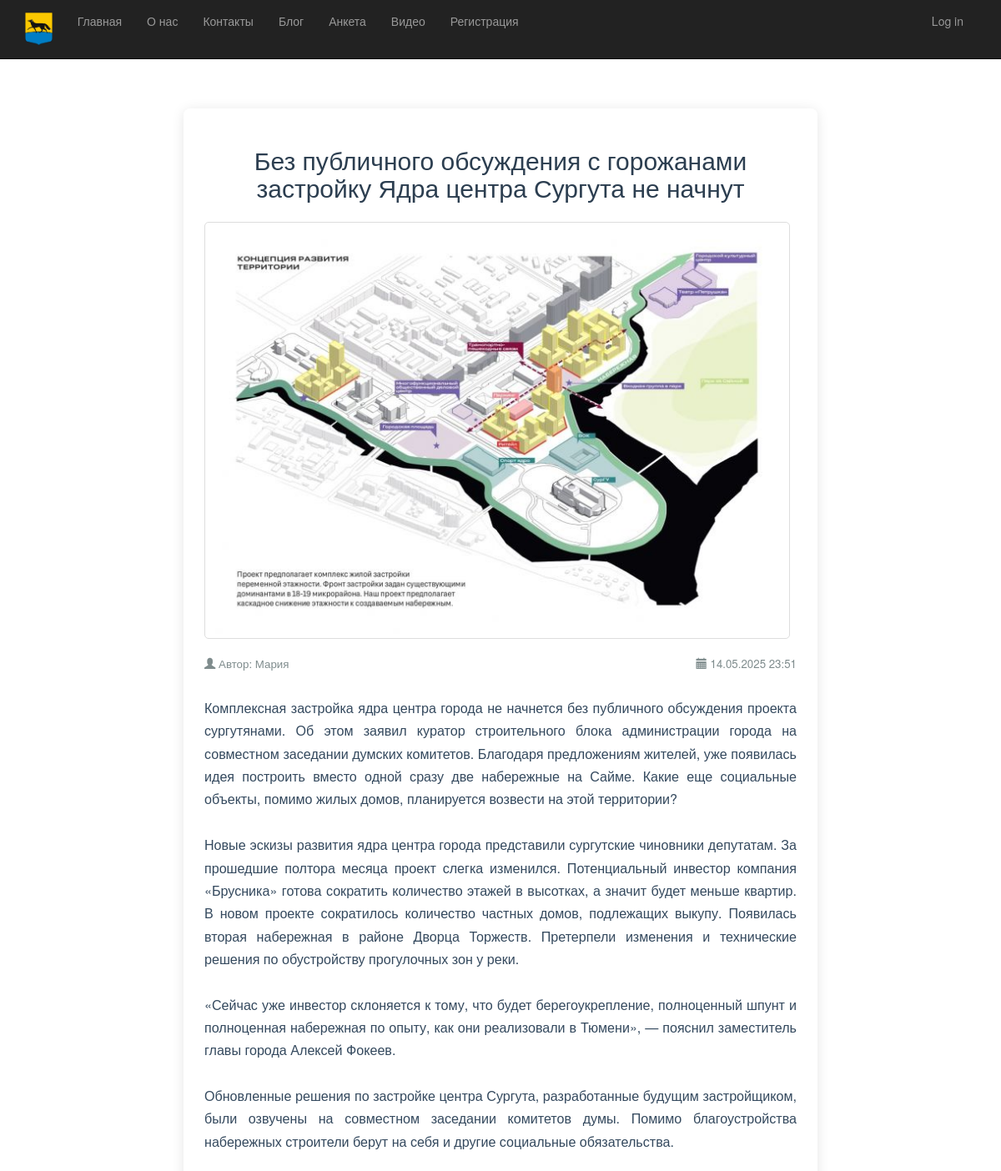
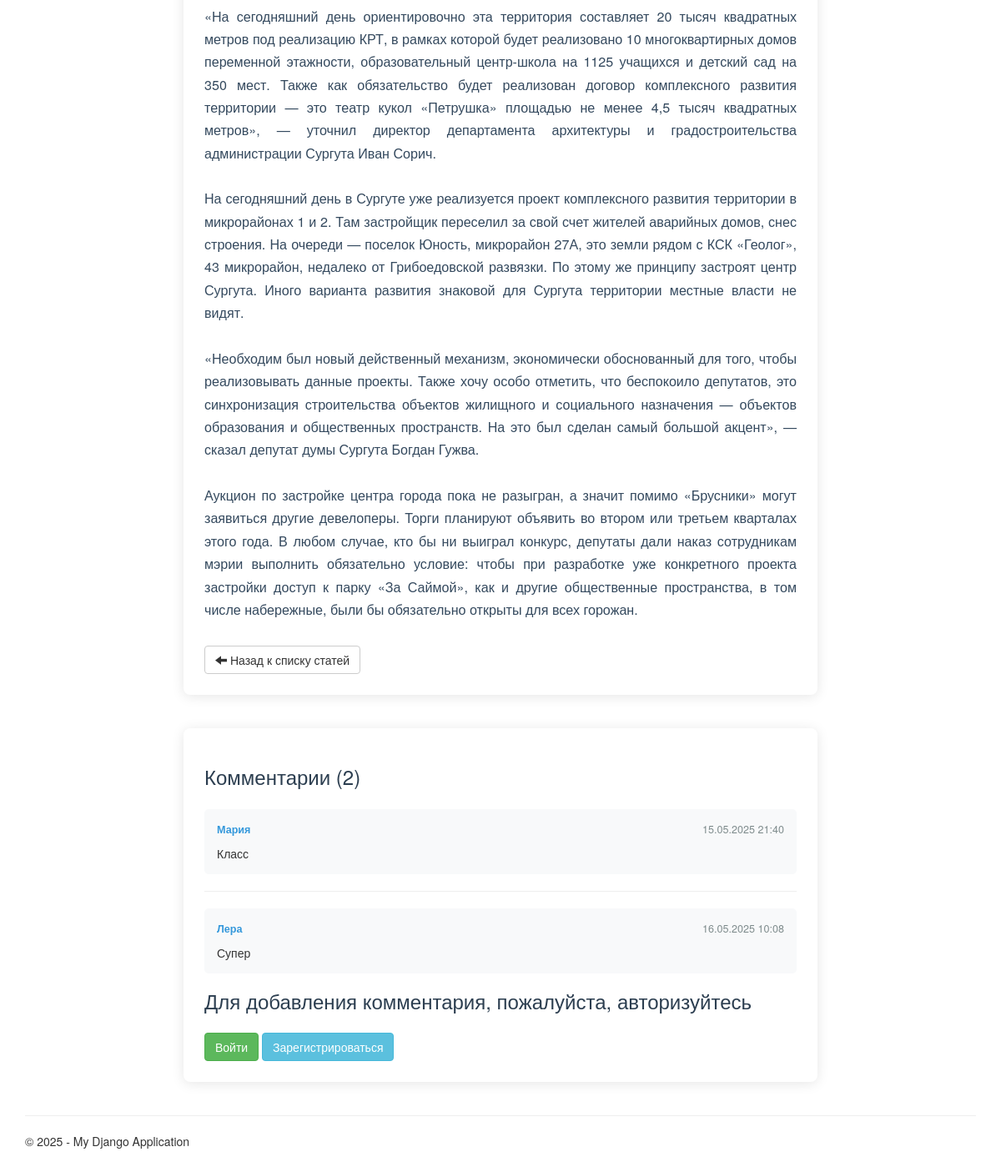
Page /blog/3/ on the committed database (2 pictures, top to bottom).
### app/models.py (models this page shows, shortened)
class Blog(models.Model):
    title = models.CharField(
        max_length=100,
        unique_for_date="posted",
        verbose_name="Заголовок"
    )
    description = models.TextField(verbose_name="Краткое содержание")
    content = models.TextField(verbose_name="Полное содержание")
    posted = models.DateTimeField(
        default=datetime.now,
        db_index=True,
        verbose_name="Дата публикации"
    )
    author = models.ForeignKey(
        User,
        null=True,
        blank=True,
        on_delete=models.SET_NULL,
        verbose_name="Автор"
    )
    image = models.ImageField(
        upload_to='app/content/blog_images/',
        default='app/content/blog_default.jpg',
        verbose_name="Изображение статьи",
        help_text="Рекомендуемый размер: 1200x800px"
    )
    class Meta:
        db_table = "Posts"
        ordering = ["-posted"]
        verbose_name = "статья блога"
        verbose_name_plural = "статьи блога"

class Comment(models.Model):
    text = models.TextField(verbose_name="Текст комментария")
    date = models.DateTimeField(default=datetime.now, db_index=True, verbose_name="Дата комментария")
    author = models.ForeignKey(User, on_delete=models.CASCADE, verbose_name="Автор комментария")
    post = models.ForeignKey(Blog, on_delete=models.CASCADE, verbose_name="Статья комментария")
    class Meta:
        db_table = "Comments"
        verbose_name = "комментарий"
        verbose_name_plural = "комментарии"
        ordering = ["date"]

### app/views.py (the view)
# urls.py: path('blog/<int:pk>/', app.views.blogpost, name='blogpost'),
def blogpost(request, pk):
    post = get_object_or_404(Blog, id=pk)
    comments = Comment.objects.filter(post=post).order_by('date')
    if request.method == "POST" and request.user.is_authenticated:
        form = CommentForm(request.POST)
        if form.is_valid():
            comment = form.save(commit=False)
            comment.post = post
            comment.author = request.user
            comment.save()
            return redirect('blogpost', pk=post.id)
    else:
        form = CommentForm()
    return render(
        request,
        'app/blogpost.html',
        {
            'post': post,
            'comments': comments,
            'form': form,
            'year': datetime.now().year,
        }
    )

### app/templates/app/blogpost.html (shortened to what this page needs)
{% extends "app/layout.html" %}
{% load static %}
{% block content %}
<div class="article-container">
    <div class="article-detail">
        <h2 class="article-title">{{ post.title }}</h2>
        {% if post.image and post.image.url != '/media/temp.jpg' %}
        <div class="article-image">
            <img src="{{ post.image.url }}"
                 alt="{{ post.title }}"
                 class="img-responsive"
                 style="max-width: 100%; height: auto; margin: 20px 0; border-radius: 5px;">
        </div>
        {% endif %}
        <div class="article-meta">
            <p class="article-author">
                <span class="glyphicon glyphicon-user"></span>
                Автор: {{ post.author.username }}
            </p>
            <p class="article-date">
                <span class="glyphicon glyphicon-calendar"></span>
                {{ post.posted|date:"d.m.Y H:i" }}
            </p>
        </div>
        <div class="article-content">
            {{ post.content|linebreaksbr }}
        </div>
        <div class="article-footer">
            <a href="{% url 'blog' %}" class="btn btn-default">
                <span class="glyphicon glyphicon-arrow-left"></span> Назад к списку статей
            </a>
        </div>
    </div>
    <div class="comments-section">
        <h3> Комментарии ({{ comments.count }})</h3>
        {% if comments %}
        <div class="comments-list">
            {% for comment in comments %}
            <div class="comment-item">
                <div class="comment-header">
                    <span class="comment-author"> {{ comment.author }}</span>
                    <span class="comment-date"> {{ comment.date|date:"d.m.Y H:i" }}</span>
                </div>
                <div class="comment-text">
                    {{ comment.text|linebreaksbr }}
                </div>
            </div>
            {% if not forloop.last %}<hr class="comment-divider">{% endif %}
            {% endfor %}
        </div>
        {% else %}
        <div class="no-comments">
            <p>Пока нет комментариев. Будьте первым!</p>
        </div>
        {% endif %}
        {% if user.is_authenticated %}
        <div class="comment-form">
            <h3><i class="fas fa-comment-dots"></i> Добавить комментарий:</h3>
            <form method="POST">
                {% csrf_token %}
                <div class="form-group">
                    <textarea name="{{ form.text.name }}"
                              class="form-control"
                              rows="4"
                              placeholder="Введите ваш комментарий...">{{ form.text.value|default:'' }}</textarea>
                </div>
                <button type="submit" class="btn btn-primary">
                    <i class="fas fa-paper-plane"></i> Отправить комментарий
                </button>
            </form>
        </div>
        {% else %}
        <div class="auth-alert">
            <h3> Для добавления комментария, пожалуйста, авторизуйтесь</h3>
            <a href="{% url 'login' %}" class="btn btn-success">
                 Войти
            </a>
            <a href="{% url 'registration' %}" class="btn btn-info">
                 Зарегистрироваться
            </a>
        </div>
        {% endif %}
    </div>
</div>
{% endblock %}

### app/templates/app/layout.html (shortened to what this page needs)
<!DOCTYPE html>
<html>
<head>
    {% load static %}
    <link rel="stylesheet" type="text/css" href="{% static 'app/content/bootstrap.min.css' %}" />
    <link rel="stylesheet" type="text/css" href="{% static 'app/content/site.css' %}" />
</head>
<body>
    <div class="navbar navbar-inverse navbar-fixed-top">
        <div class="container">
            <div class="navbar-header">
                <a href="/" class="navbar-brand">
                    <img src="{% static 'app/content/logo.png' %}" alt="logo" style="height: 40px;">
                </a>
            </div>
            <div class="navbar-collapse collapse">
                <ul class="nav navbar-nav">
                    <li><a href="{% url 'home' %}">Главная</a></li>
                    <li><a href="{% url 'about' %}">О нас</a></li>
                    <li><a href="{% url 'contact' %}">Контакты</a></li>
                    <li><a href="{% url 'blog' %}">Блог</a></li>
                    <li><a href="{% url 'anketa' %}">Анкета</a></li>
                    <li><a href="{% url 'videopost' %}">Видео</a></li>
                    {% if not user.is_authenticated %}
                    <li><a href="{% url 'registration' %}">Регистрация</a></li>
                    {% endif %}
                </ul>
                {% include 'app/loginpartial.html' %}
            </div>
        </div>
    </div>
    <div class="container body-content">
        {% block content %}{% endblock %}
        <hr />
        <footer>
            <p>&copy; {{ year }} - My Django Application</p>
        </footer>
    </div>
</body>
</html>

### app/templates/app/loginpartial.html
{% if user.is_authenticated %}
<form id="logoutForm" action="/logout/" method="post" class="navbar-right">
    {% csrf_token %}
    <ul class="nav navbar-nav navbar-right">
        <li><span class="navbar-brand">Hello {{ user.username }}!</span></li>
        <li><a href="javascript:document.getElementById('logoutForm').submit()">Log off</a></li>
    </ul>
</form>
{% else %}
<ul class="nav navbar-nav navbar-right">
    <li><a href="{% url 'login' %}">Log in</a></li>
</ul>
{% endif %}

### app/static/app/content/site.css (style rules this page uses)
body { padding-top: 90px; padding-bottom: 20px; }
.body-content { padding-left: 15px; padding-right: 15px; }

### app/templates/app/blogpost.html (style rules this page uses)
.article-container { max-width: 800px; margin: 0 auto; padding: 20px; }
.article-detail { margin: 20px 0; padding: 25px; background: #fff; border-radius: 8px; box-shadow: 0 2px 15px rgba(0,0,0,0.1); }
.article-image img { max-height: 500px; width: auto; display: block; margin: 0 auto; border: 1px solid #ddd; padding: 5px; background: #fff; }
.article-title { color: #2c3e50; margin-bottom: 25px; text-align: center; }
.article-meta { margin-bottom: 20px; color: #7f8c8d; font-size: 0.95em; display: flex; justify-content: space-between; }
.article-content { font-size: 1.15em; line-height: 1.7; margin-bottom: 30px; color: #34495e; text-align: justify; }
.comments-section { margin-top: 40px; padding: 25px; background: #fff; border-radius: 8px; box-shadow: 0 2px 15px rgba(0,0,0,0.1); }
.comments-section h3 { color: #2c3e50; margin-bottom: 25px; }
.comment-item { margin-bottom: 20px; padding: 15px; background: #f8f9fa; border-radius: 5px; }
.comment-header { display: flex; justify-content: space-between; margin-bottom: 10px; font-size: 0.9em; }
.comment-author { color: #3498db; font-weight: bold; }
.comment-date { color: #7f8c8d; }

### rows in the picture
Blog: title "Без публичного обсуждения с горожанами застройку Ядра центра Сургута не начнут", image (picture), author.username "Мария", posted "14.05.2025 23:51", content "Комплексная застройка ядра центра города не начнется без публичного обсуждения проекта сургутянами. Об этом заявил куратор строительного блока администрации города на совместном заседании думских комитетов. Благодаря предложениям жителей, уже появилась идея построить вместо одной сразу две набережные на Сайме. Какие еще социальные объекты, помимо жилых домов, планируется возвести на этой территории? Новые эскизы развития ядра центра города представили сургутские чиновники депутатам. За прошедшие полтора месяца проект слегка изменился. Потенциальный инвестор компания «Брусника» готова сократить количество этажей в высотках, а значит будет меньше квартир. В новом проекте сократилось…"
Comment: author "Мария", date "15.05.2025 21:40", text "Класс"
Comment: author "Лера", date "16.05.2025 10:08", text "Супер"

### other values in the picture
{{ comments.count }} "2"
